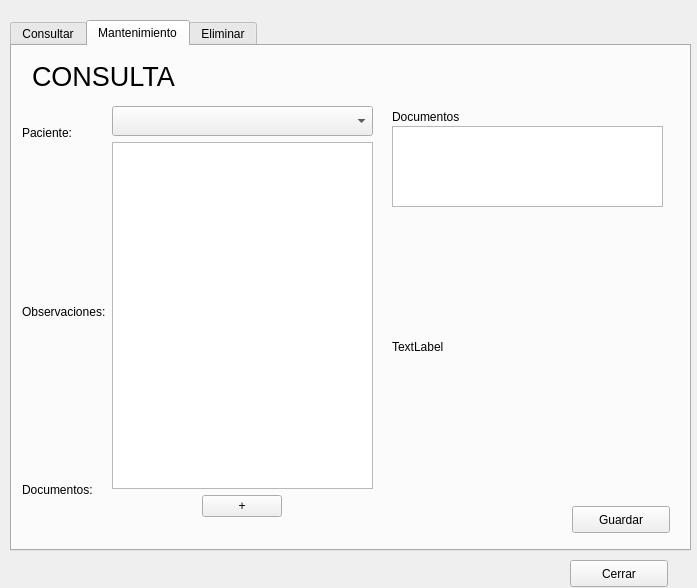
<?xml version="1.0" encoding="UTF-8"?>
<ui version="4.0">
 <class>dialog_cliente</class>
 <widget class="QDialog" name="dialog_cliente">
  <property name="windowModality">
   <enum>Qt::WindowModal</enum>
  </property>
  <property name="geometry">
   <rect>
    <x>0</x>
    <y>0</y>
    <width>697</width>
    <height>588</height>
   </rect>
  </property>
  <property name="windowTitle">
   <string>Consulta</string>
  </property>
  <widget class="QWidget" name="widget" native="true">
   <property name="geometry">
    <rect>
     <x>10</x>
     <y>20</y>
     <width>771</width>
     <height>531</height>
    </rect>
   </property>
   <widget class="QTabWidget" name="tabWidget">
    <property name="geometry">
     <rect>
      <x>0</x>
      <y>0</y>
      <width>681</width>
      <height>531</height>
     </rect>
    </property>
    <property name="currentIndex">
     <number>1</number>
    </property>
    <widget class="QWidget" name="tab_2">
     <attribute name="title">
      <string>Consultar</string>
     </attribute>
     <widget class="QTableView" name="tb_consultas">
      <property name="geometry">
       <rect>
        <x>10</x>
        <y>130</y>
        <width>581</width>
        <height>271</height>
       </rect>
      </property>
     </widget>
     <widget class="QLabel" name="label_8">
      <property name="geometry">
       <rect>
        <x>140</x>
        <y>20</y>
        <width>261</width>
        <height>20</height>
       </rect>
      </property>
      <property name="font">
       <font>
        <pointsize>20</pointsize>
       </font>
      </property>
      <property name="text">
       <string>CONSULTA</string>
      </property>
     </widget>
     <widget class="QLineEdit" name="txt_buscar">
      <property name="geometry">
       <rect>
        <x>240</x>
        <y>80</y>
        <width>241</width>
        <height>27</height>
       </rect>
      </property>
     </widget>
     <widget class="QPushButton" name="btn_buscar">
      <property name="geometry">
       <rect>
        <x>490</x>
        <y>80</y>
        <width>101</width>
        <height>27</height>
       </rect>
      </property>
      <property name="text">
       <string>Buscar</string>
      </property>
     </widget>
     <widget class="QRadioButton" name="radioButton_cliente">
      <property name="geometry">
       <rect>
        <x>20</x>
        <y>60</y>
        <width>161</width>
        <height>22</height>
       </rect>
      </property>
      <property name="text">
       <string>Buscar por cliente</string>
      </property>
     </widget>
     <widget class="QRadioButton" name="radioButton_observacion">
      <property name="geometry">
       <rect>
        <x>20</x>
        <y>80</y>
        <width>191</width>
        <height>22</height>
       </rect>
      </property>
      <property name="text">
       <string>Buscar por Observacion</string>
      </property>
     </widget>
     <widget class="QRadioButton" name="radioButton_doctor">
      <property name="geometry">
       <rect>
        <x>20</x>
        <y>100</y>
        <width>161</width>
        <height>22</height>
       </rect>
      </property>
      <property name="text">
       <string>Buscar por doctor</string>
      </property>
     </widget>
    </widget>
    <widget class="QWidget" name="tab_1">
     <attribute name="title">
      <string>Mantenimiento</string>
     </attribute>
     <widget class="QPushButton" name="btn_guardar">
      <property name="geometry">
       <rect>
        <x>560</x>
        <y>460</y>
        <width>98</width>
        <height>27</height>
       </rect>
      </property>
      <property name="text">
       <string>Guardar</string>
      </property>
     </widget>
     <widget class="QLabel" name="label_7">
      <property name="geometry">
       <rect>
        <x>20</x>
        <y>20</y>
        <width>281</width>
        <height>20</height>
       </rect>
      </property>
      <property name="font">
       <font>
        <pointsize>20</pointsize>
       </font>
      </property>
      <property name="text">
       <string>CONSULTA</string>
      </property>
     </widget>
     <widget class="QWidget" name="layoutWidget_2">
      <property name="geometry">
       <rect>
        <x>10</x>
        <y>60</y>
        <width>351</width>
        <height>411</height>
       </rect>
      </property>
      <layout class="QHBoxLayout" name="horizontalLayout_2">
       <item>
        <layout class="QVBoxLayout" name="verticalLayout_3">
         <item>
          <widget class="QLabel" name="label_11">
           <property name="text">
            <string>Paciente:</string>
           </property>
          </widget>
         </item>
         <item>
          <widget class="QLabel" name="label_2">
           <property name="text">
            <string/>
           </property>
          </widget>
         </item>
         <item>
          <widget class="QLabel" name="label">
           <property name="text">
            <string/>
           </property>
          </widget>
         </item>
         <item>
          <widget class="QLabel" name="label_12">
           <property name="text">
            <string>Observaciones:</string>
           </property>
          </widget>
         </item>
         <item>
          <widget class="QLabel" name="label_4">
           <property name="text">
            <string/>
           </property>
          </widget>
         </item>
         <item>
          <widget class="QLabel" name="label_5">
           <property name="text">
            <string/>
           </property>
          </widget>
         </item>
         <item>
          <widget class="QLabel" name="label_13">
           <property name="text">
            <string>Documentos:</string>
           </property>
          </widget>
         </item>
        </layout>
       </item>
       <item>
        <layout class="QVBoxLayout" name="verticalLayout_4">
         <item>
          <layout class="QHBoxLayout" name="horizontalLayout_3">
           <item>
            <widget class="QComboBox" name="cbo_paciente">
             <property name="minimumSize">
              <size>
               <width>70</width>
               <height>30</height>
              </size>
             </property>
            </widget>
           </item>
          </layout>
         </item>
         <item>
          <layout class="QVBoxLayout" name="verticalLayout_5">
           <item>
            <widget class="QPlainTextEdit" name="txt_observacion">
             <property name="sizePolicy">
              <sizepolicy hsizetype="Expanding" vsizetype="Expanding">
               <horstretch>0</horstretch>
               <verstretch>0</verstretch>
              </sizepolicy>
             </property>
             <property name="minimumSize">
              <size>
               <width>20</width>
               <height>20</height>
              </size>
             </property>
            </widget>
           </item>
           <item>
            <layout class="QHBoxLayout" name="horizontalLayout">
             <item>
              <widget class="QPushButton" name="btn_documento">
               <property name="enabled">
                <bool>true</bool>
               </property>
               <property name="sizePolicy">
                <sizepolicy hsizetype="Maximum" vsizetype="Fixed">
                 <horstretch>0</horstretch>
                 <verstretch>0</verstretch>
                </sizepolicy>
               </property>
               <property name="minimumSize">
                <size>
                 <width>20</width>
                 <height>1</height>
                </size>
               </property>
               <property name="maximumSize">
                <size>
                 <width>16777215</width>
                 <height>16777215</height>
                </size>
               </property>
               <property name="text">
                <string>+</string>
               </property>
              </widget>
             </item>
            </layout>
           </item>
          </layout>
         </item>
        </layout>
       </item>
      </layout>
     </widget>
     <widget class="QLabel" name="label_14">
      <property name="geometry">
       <rect>
        <x>380</x>
        <y>60</y>
        <width>121</width>
        <height>21</height>
       </rect>
      </property>
      <property name="text">
       <string>Documentos</string>
      </property>
     </widget>
     <widget class="QTableView" name="tb_documentos">
      <property name="geometry">
       <rect>
        <x>380</x>
        <y>80</y>
        <width>271</width>
        <height>81</height>
       </rect>
      </property>
     </widget>
     <widget class="QLabel" name="lbl_pixmap">
      <property name="geometry">
       <rect>
        <x>380</x>
        <y>170</y>
        <width>271</width>
        <height>261</height>
       </rect>
      </property>
      <property name="text">
       <string>TextLabel</string>
      </property>
     </widget>
    </widget>
    <widget class="QWidget" name="tab">
     <attribute name="title">
      <string>Eliminar</string>
     </attribute>
     <widget class="QPushButton" name="btn_eliminar_todo">
      <property name="geometry">
       <rect>
        <x>330</x>
        <y>350</y>
        <width>131</width>
        <height>27</height>
       </rect>
      </property>
      <property name="text">
       <string>Eliminar</string>
      </property>
     </widget>
     <widget class="QLabel" name="label_10">
      <property name="geometry">
       <rect>
        <x>160</x>
        <y>20</y>
        <width>251</width>
        <height>20</height>
       </rect>
      </property>
      <property name="font">
       <font>
        <pointsize>20</pointsize>
       </font>
      </property>
      <property name="text">
       <string>ELIMINAR CONSULTA</string>
      </property>
     </widget>
     <widget class="QTableView" name="tb_eliminar">
      <property name="geometry">
       <rect>
        <x>40</x>
        <y>60</y>
        <width>511</width>
        <height>281</height>
       </rect>
      </property>
     </widget>
    </widget>
   </widget>
  </widget>
  <widget class="QPushButton" name="btn_cerrar">
   <property name="geometry">
    <rect>
     <x>570</x>
     <y>560</y>
     <width>98</width>
     <height>27</height>
    </rect>
   </property>
   <property name="text">
    <string>Cerrar</string>
   </property>
  </widget>
 </widget>
 <resources/>
 <connections/>
</ui>
